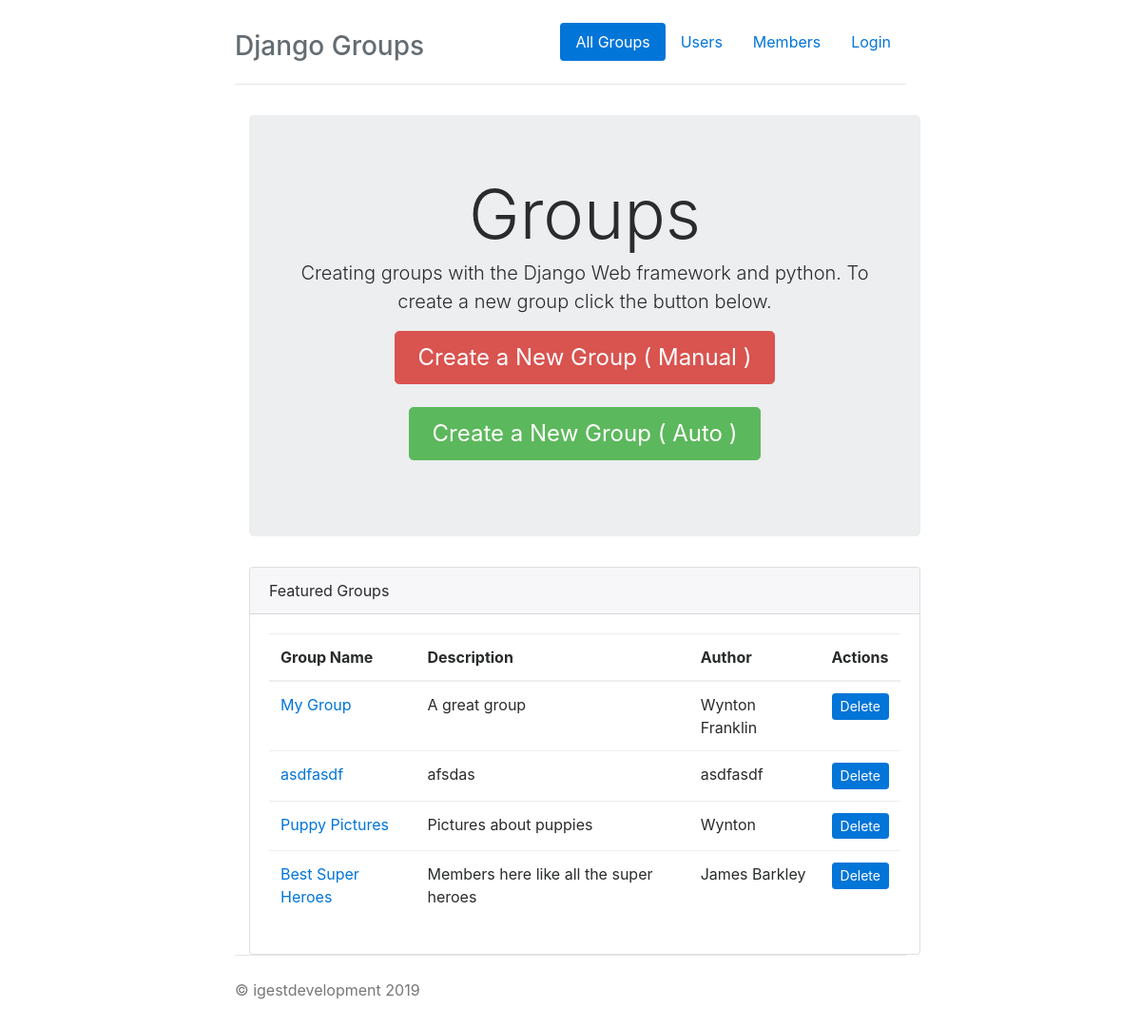
Before: /groups/ with the older database file.
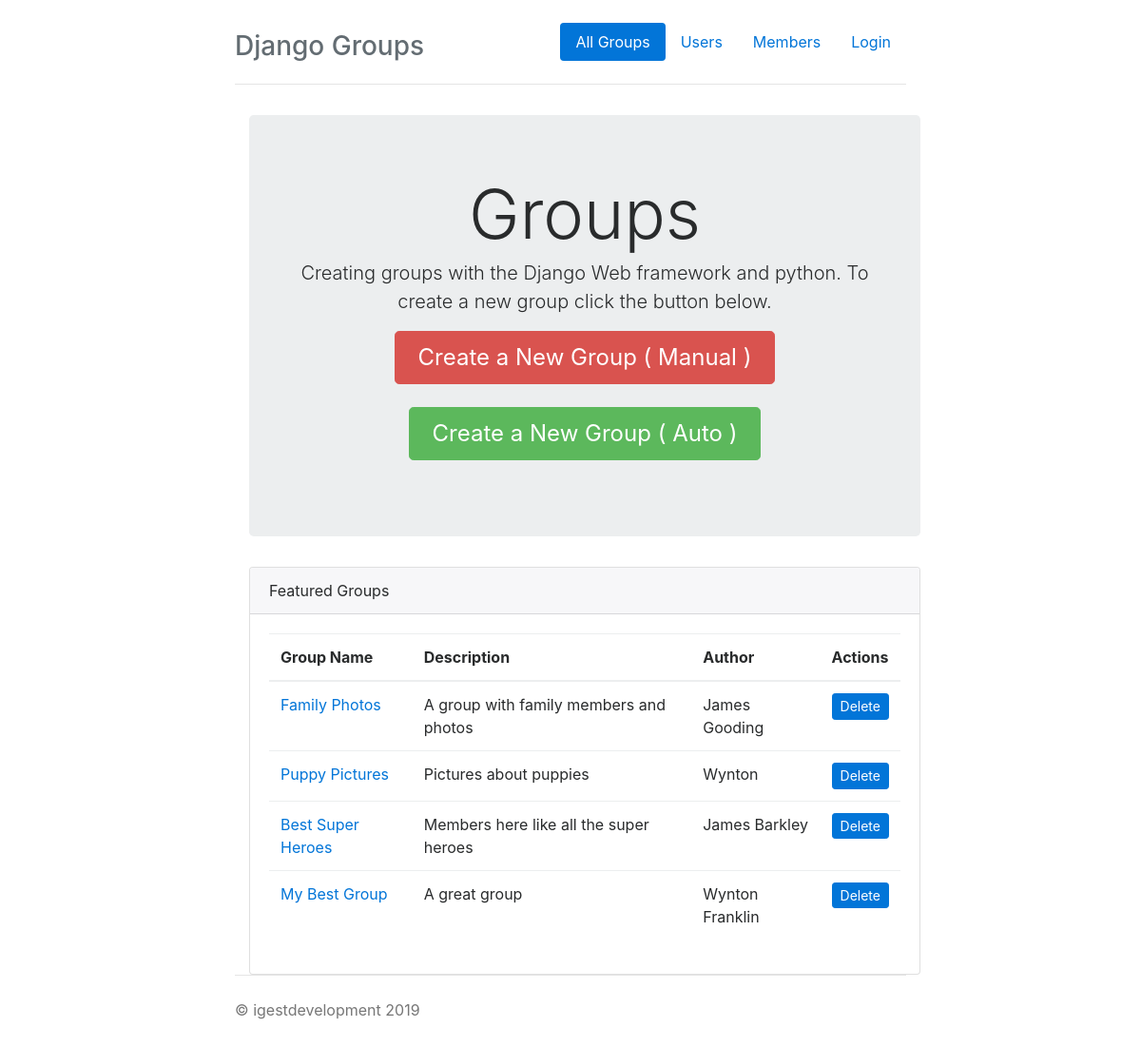
After: the same page with the newer database file.
### groups/models.py (models this page shows, shortened)
class Groups(models.Model):
    name = models.CharField(max_length=50, blank=True,help_text="Group Name")
    description = models.TextField(help_text="Add a description")
    author = models.TextField(help_text="Choose an Author")
    status = models.CharField(max_length=64)
    created_at = models.DateTimeField(auto_now_add=True)
    def get_absolute_url(self):
        return reverse('group_detail',args=[self.id])
    def delete_url(self):
        return reverse('delete_group',args=[self.id])

### groups/views.py (the view)
# urls.py: path('', views.index, name="index"),
def index(request):
    groups = Groups.objects.all()
    return render(request, "groups/index.html",{
        "active" : "index",
        'groups' : groups
    })

### groups/templates/groups/index.html
{% extends "base.html" %}
{% load staticfiles %}
{% block content %}
<div class="jumbotron">
  <h1 class="display-3">Groups</h1>
  <p class="lead">Creating groups with the Django Web framework and python.
    To create a new group click the button below.</p>
  <p style="display: inline-block;"><a class="btn btn-lg btn-danger" href="{% url 'create_group' %}" role="button">
    Create a New Group ( Manual )</a><br><br>
    <a class="btn btn-lg btn-success" href="{% url 'save_group' %}" role="button">
      Create a New Group ( Auto )</a></p>
</div>
<div class="card">
    <div class="card-header">
      Featured Groups
    </div>
    <div class="card-block">
        <table class="table">
            <thead>
              <tr>
                <th>Group Name</th>
                <th>Description</th>
                <th>Author</th>
                <th>Actions</th>
              </tr>
            </thead>
            <tbody>
              {% for g in groups %}
              <tr>
                  <td><a href="{{ g.get_absolute_url }}">{{ g.name }}</a></td>
                  <td>{{ g.description }}</td>
                  <td>{{ g.author }}</td>
                  <td><a href="{{ g.delete_url }}" class="btn btn-primary btn-sm">Delete</a></td>
                </tr>
              {%  endfor %}
            </tbody>
          </table>
    </div>
  </div>
{% endblock %}

Changed rows visible on the page:
removed Groups: name "My Group", description "A great group", author "Wynton Franklin"
changed Groups: name "asdfasdf" → "Family Photos"; description "afsdas" → "A group with family members and photos"; author "asdfasdf" → "James Gooding"
added Groups: name "My Best Group", description "A great group", author "Wynton Franklin"
